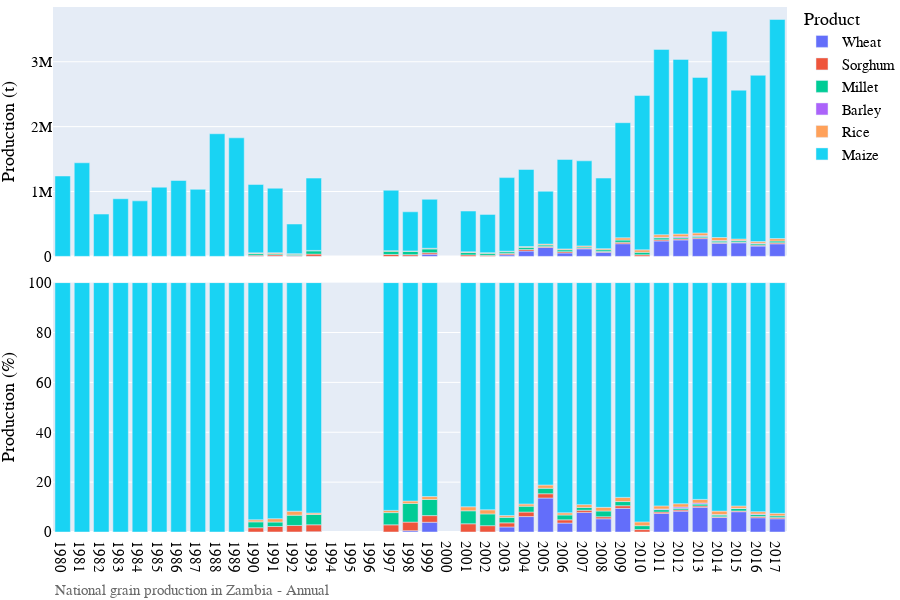

The notebook cell saved with this chart:
### Markdown cell above
## Visualization of production data

### Code cell
# Bar chart of national grain production
country_iso, country_name = 'ZM', 'Zambia'
df = pd.read_hdf('../data/crop/adm_crop_production_%s.hdf' % country_iso)
df = df[df['gscd_code']=='calibrated']; df['year'] = df['harvest_year']
year = [df['year'].min(), df['year'].max()]
product_order = ['Wheat', 'Sorghum', 'Millet','Barley',  'Rice','Maize']
for season_name in ['Annual']:
    footnote = 'National grain production in %s - %s' % (country_name, season_name)
    fn_save = '../figures/%s_bar_natgrainprod_%s.png' % (country_iso, season_name)
    sub = df[df['season_name'] == season_name]
    fig = PlotBarProduction(sub, year, product_order, footnote, fn_save)
    fig.show()

### Figure 1 — Plotly figure (JSON) as saved in the notebook; plotly's stock layout.template omitted (floating-point values rounded to 4 significant figures)
{"data": [{"alignmentgroup": "True", "hovertemplate": "product=Wheat<br>season_name=Annual<br>type=orig_unit<br>year=%{x}<br>value=%{y}<extra></extra>", "legendgroup": "Wheat", "marker": {"color": "#636efa", "pattern": {"shape": ""}}, "name": "Wheat", "offsetgroup": "Wheat", "orientation": "v", "showlegend": true, "textposition": "auto", "type": "bar", "x": [1990, 1991, 1992, 1993, 1998, 1999, 2003, 2004, 2005, 2006, 2007, 2008, 2009, 2011, 2012, 2013, 2014, 2015, 2016, 2017], "xaxis": "x2", "y": [78, 163, 82, 1588, 3618.0, 34410.0, 24520.0, 82858, 136800.0, 53479, 115800.0, 63880, 195500.0, 237300.0, 253500.0, 273600.0, 201500.0, 208500.0, 159400.0, 193700.0], "yaxis": "y2"}, {"alignmentgroup": "True", "hovertemplate": "product=Wheat<br>season_name=Annual<br>type=percent<br>year=%{x}<br>value=%{y}<extra></extra>", "legendgroup": "Wheat", "marker": {"color": "#636efa", "pattern": {"shape": ""}}, "name": "Wheat", "offsetgroup": "Wheat", "orientation": "v", "showlegend": false, "textposition": "auto", "type": "bar", "x": [1990, 1991, 1992, 1993, 1998, 1999, 2003, 2004, 2005, 2006, 2007, 2008, 2009, 2011, 2012, 2013, 2014, 2015, 2016, 2017], "xaxis": "x", "y": [0.007036, 0.01552, 0.01643, 0.1316, 0.5341, 3.916, 2.019, 6.185, 13.63, 3.579, 7.865, 5.292, 9.484, 7.439, 8.348, 9.916, 5.805, 8.138, 5.709, 5.304], "yaxis": "y"}, {"alignmentgroup": "True", "hovertemplate": "product=Sorghum<br>season_name=Annual<br>type=orig_unit<br>year=%{x}<br>value=%{y}<extra></extra>", "legendgroup": "Sorghum", "marker": {"color": "#EF553B", "pattern": {"shape": ""}}, "name": "Sorghum", "offsetgroup": "Sorghum", "orientation": "v", "showlegend": true, "textposition": "auto", "type": "bar", "x": [1990, 1991, 1992, 1993, 1997, 1998, 1999, 2001, 2002, 2003, 2004, 2005, 2006, 2007, 2008, 2009, 2010, 2011, 2012, 2013, 2014, 2015, 2016, 2017], "xaxis": "x2", "y": [18833, 23045, 12996, 33330, 29280.0, 23290.0, 23350.0, 23060.0, 16452, 19980.0, 24270.0, 17240.0, 19473, 12730.0, 9988, 21700.0, 23990.0, 17770.0, 15140.0, 14920.0, 11480.0, 7876.0, 13900.0, 17260.0], "yaxis": "y2"}, {"alignmentgroup": "True", "hovertemplate": "product=Sorghum<br>season_name=Annual<br>type=percent<br>year=%{x}<br>value=%{y}<extra></extra>", "legendgroup": "Sorghum", "marker": {"color": "#EF553B", "pattern": {"shape": ""}}, "name": "Sorghum", "offsetgroup": "Sorghum", "orientation": "v", "showlegend": false, "textposition": "auto", "type": "bar", "x": [1990, 1991, 1992, 1993, 1997, 1998, 1999, 2001, 2002, 2003, 2004, 2005, 2006, 2007, 2008, 2009, 2010, 2011, 2012, 2013, 2014, 2015, 2016, 2017], "xaxis": "x", "y": [1.699, 2.194, 2.604, 2.762, 2.872, 3.439, 2.657, 3.3, 2.541, 1.645, 1.812, 1.717, 1.303, 0.8643, 0.8274, 1.053, 0.9676, 0.5568, 0.4985, 0.5409, 0.3307, 0.3074, 0.498, 0.4725], "yaxis": "y"}, {"alignmentgroup": "True", "hovertemplate": "product=Millet<br>season_name=Annual<br>type=orig_unit<br>year=%{x}<br>value=%{y}<extra></extra>", "legendgroup": "Millet", "marker": {"color": "#00cc96", "pattern": {"shape": ""}}, "name": "Millet", "offsetgroup": "Millet", "orientation": "v", "showlegend": true, "textposition": "auto", "type": "bar", "x": [1990, 1991, 1992, 1993, 1997, 1998, 1999, 2001, 2002, 2003, 2004, 2005, 2006, 2007, 2008, 2009, 2010, 2011, 2012, 2013, 2014, 2015, 2016, 2017], "xaxis": "x2", "y": [26240, 18770, 20547, 49930, 49970.0, 50740.0, 56950.0, 36370.0, 30475, 26870.0, 31830.0, 22040.0, 28996, 16880.0, 27798, 34610.0, 39060.0, 31300.0, 20180.0, 20240.0, 22310.0, 24770.0, 21560.0, 25920.0], "yaxis": "y2"}, {"alignmentgroup": "True", "hovertemplate": "product=Millet<br>season_name=Annual<br>type=percent<br>year=%{x}<br>value=%{y}<extra></extra>", "legendgroup": "Millet", "marker": {"color": "#00cc96", "pattern": {"shape": ""}}, "name": "Millet", "offsetgroup": "Millet", "orientation": "v", "showlegend": false, "textposition": "auto", "type": "bar", "x": [1990, 1991, 1992, 1993, 1997, 1998, 1999, 2001, 2002, 2003, 2004, 2005, 2006, 2007, 2008, 2009, 2010, 2011, 2012, 2013, 2014, 2015, 2016, 2017], "xaxis": "x", "y": [2.367, 1.787, 4.116, 4.138, 4.901, 7.491, 6.482, 5.205, 4.708, 2.212, 2.376, 2.195, 1.941, 1.146, 2.303, 1.679, 1.576, 0.9812, 0.6644, 0.7335, 0.6425, 0.9669, 0.7722, 0.7097], "yaxis": "y"}, {"alignmentgroup": "True", "hovertemplate": "product=Barley<br>season_name=Annual<br>type=orig_unit<br>year=%{x}<br>value=%{y}<extra></extra>", "legendgroup": "Barley", "marker": {"color": "#ab63fa", "pattern": {"shape": ""}}, "name": "Barley", "offsetgroup": "Barley", "orientation": "v", "showlegend": true, "textposition": "auto", "type": "bar", "x": [2011, 2012, 2013, 2014, 2015, 2016], "xaxis": "x2", "y": [8878.0, 15300.0, 11520.0, 8425.0, 2109.0, 7530.0], "yaxis": "y2"}, {"alignmentgroup": "True", "hovertemplate": "product=Barley<br>season_name=Annual<br>type=percent<br>year=%{x}<br>value=%{y}<extra></extra>", "legendgroup": "Barley", "marker": {"color": "#ab63fa", "pattern": {"shape": ""}}, "name": "Barley", "offsetgroup": "Barley", "orientation": "v", "showlegend": false, "textposition": "auto", "type": "bar", "x": [2011, 2012, 2013, 2014, 2015, 2016], "xaxis": "x", "y": [0.2783, 0.5038, 0.4177, 0.2427, 0.08232, 0.2697], "yaxis": "y"}, {"alignmentgroup": "True", "hovertemplate": "product=Rice<br>season_name=Annual<br>type=orig_unit<br>year=%{x}<br>value=%{y}<extra></extra>", "legendgroup": "Rice", "marker": {"color": "#FFA15A", "pattern": {"shape": ""}}, "name": "Rice", "offsetgroup": "Rice", "orientation": "v", "showlegend": true, "textposition": "auto", "type": "bar", "x": [1990, 1991, 1992, 1993, 1997, 1998, 1999, 2001, 2002, 2003, 2004, 2005, 2006, 2007, 2008, 2009, 2010, 2011, 2012, 2013, 2014, 2015, 2016, 2017], "xaxis": "x2", "y": [9051, 14186, 8052, 6839, 9176.0, 6459.0, 10070.0, 11300.0, 10719, 8600.0, 11480.0, 13120.0, 13250.0, 16160.0, 17617, 34380.0, 37300.0, 39000.0, 40460.0, 40410.0, 47320.0, 24120.0, 25060.0, 36990.0], "yaxis": "y2"}, {"alignmentgroup": "True", "hovertemplate": "product=Rice<br>season_name=Annual<br>type=percent<br>year=%{x}<br>value=%{y}<extra></extra>", "legendgroup": "Rice", "marker": {"color": "#FFA15A", "pattern": {"shape": ""}}, "name": "Rice", "offsetgroup": "Rice", "orientation": "v", "showlegend": false, "textposition": "auto", "type": "bar", "x": [1990, 1991, 1992, 1993, 1997, 1998, 1999, 2001, 2002, 2003, 2004, 2005, 2006, 2007, 2008, 2009, 2010, 2011, 2012, 2013, 2014, 2015, 2016, 2017], "xaxis": "x", "y": [0.8164, 1.351, 1.613, 0.5668, 0.8999, 0.9536, 1.146, 1.618, 1.656, 0.7081, 0.8567, 1.307, 0.8866, 1.098, 1.459, 1.668, 1.504, 1.222, 1.332, 1.465, 1.363, 0.9414, 0.8974, 1.013], "yaxis": "y"}, {"alignmentgroup": "True", "hovertemplate": "product=Maize<br>season_name=Annual<br>type=orig_unit<br>year=%{x}<br>value=%{y}<extra></extra>", "legendgroup": "Maize", "marker": {"color": "#19d3f3", "pattern": {"shape": ""}}, "name": "Maize", "offsetgroup": "Maize", "orientation": "v", "showlegend": true, "textposition": "auto", "type": "bar", "x": [1980, 1981, 1982, 1983, 1984, 1985, 1986, 1987, 1988, 1989, 1990, 1991, 1992, 1993, 1997, 1998, 1999, 2001, 2002, 2003, 2004, 2005, 2006, 2007, 2008, 2009, 2010, 2011, 2012, 2013, 2014, 2015, 2016, 2017], "xaxis": "x2", "y": [1239208, 1442785, 652144, 888247, 855900.0, 1066532, 1169671, 1033661, 1890471, 1827370, 1054400, 994097, 457468, 1114965, 931200.0, 602900.0, 754900.0, 628000.0, 589722, 1135000.0, 1189000.0, 815000.0, 1379004, 1311000.0, 1088000.0, 1775000.0, 2379000.0, 2856000.0, 2692000.0, 2398000.0, 3180000.0, 2295000.0, 2565000.0, 3378000.0], "yaxis": "y2"}, {"alignmentgroup": "True", "hovertemplate": "product=Maize<br>season_name=Annual<br>type=percent<br>year=%{x}<br>value=%{y}<extra></extra>", "legendgroup": "Maize", "marker": {"color": "#19d3f3", "pattern": {"shape": ""}}, "name": "Maize", "offsetgroup": "Maize", "orientation": "v", "showlegend": false, "textposition": "auto", "type": "bar", "x": [1980, 1981, 1982, 1983, 1984, 1985, 1986, 1987, 1988, 1989, 1990, 1991, 1992, 1993, 1997, 1998, 1999, 2001, 2002, 2003, 2004, 2005, 2006, 2007, 2008, 2009, 2010, 2011, 2012, 2013, 2014, 2015, 2016, 2017], "xaxis": "x", "y": [100, 100, 100, 100, 100, 100, 100, 100, 100, 100, 95.11, 94.65, 91.65, 92.4, 91.33, 87.58, 85.8, 89.88, 91.1, 93.42, 88.77, 81.16, 92.29, 89.03, 90.12, 86.12, 95.95, 89.52, 88.65, 86.93, 91.62, 89.56, 91.85, 92.5], "yaxis": "y"}], "layout": {"annotations": [{"showarrow": false, "text": "", "textangle": 90, "x": 0.98, "xanchor": "left", "xref": "paper", "y": 0.2375, "yanchor": "middle", "yref": "paper"}, {"showarrow": false, "text": "", "textangle": 90, "x": 0.98, "xanchor": "left", "xref": "paper", "y": 0.7625, "yanchor": "middle", "yref": "paper"}, {"align": "left", "font": {"color": "dimgrey", "family": "arial", "size": 15}, "showarrow": false, "text": "National grain production in Zambia - Annual", "x": 0, "xref": "paper", "y": -0.13, "yref": "paper"}], "barmode": "relative", "font": {"color": "black", "family": "arial", "size": 15}, "height": 600, "legend": {"title": {"text": "Product"}, "tracegroupgap": 0, "x": 1, "y": 1.01}, "margin": {"b": 0, "l": 0, "r": 0, "t": 0}, "width": 900, "xaxis": {"anchor": "y", "domain": [0, 0.98], "dtick": 1, "range": [1980.0, 2018.0], "title": {"text": ""}}, "xaxis2": {"anchor": "y2", "domain": [0, 0.98], "matches": "x", "showticklabels": false}, "yaxis": {"anchor": "x", "domain": [0, 0.475], "range": [0, 100], "title": {"text": "Production (%)"}}, "yaxis2": {"anchor": "x2", "domain": [0.525, 1], "title": {"text": "Production (t)"}}}}
